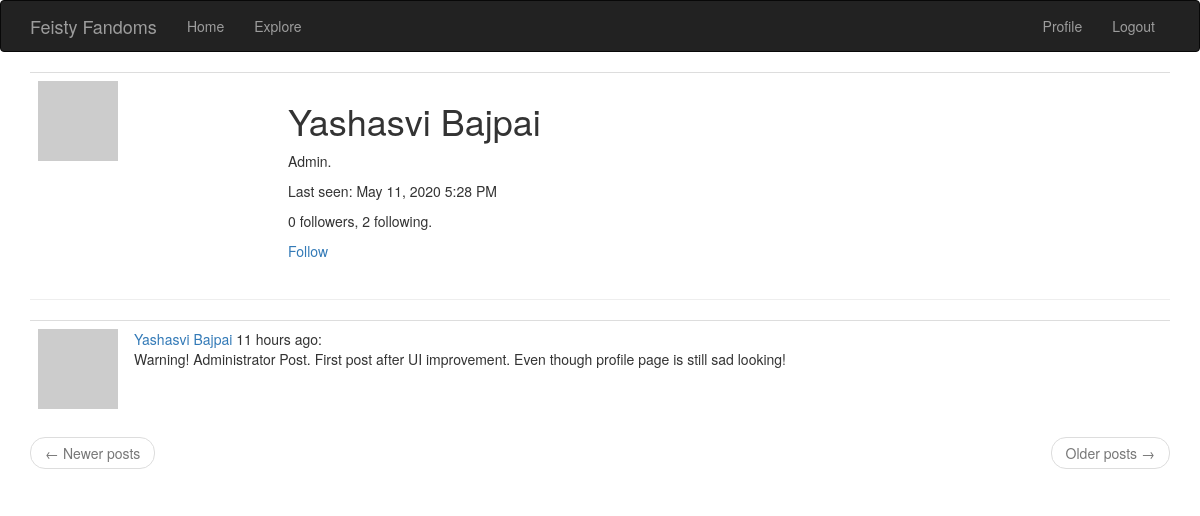
Screenshot of /user/Yashasvi Bajpai (signed in) with the database file from the repository.
### app/models.py (models this page shows, shortened)
class User(UserMixin, db.Model):
	id = db.Column(db.Integer, primary_key= True)
	username = db.Column(db.String(64), index = True, unique = True)
	email = db.Column(db.String(120), index=True, unique=True)
	password_hash = db.Column(db.String(128))
	posts = db.relationship('Post', backref='author', lazy = 'dynamic')
	followed = db.relationship('User', secondary=followers, primaryjoin=(followers.c.follower_id == id), secondaryjoin=(followers.c.followed_id == id), backref=db.backref('followers', lazy='dynamic'), lazy='dynamic')
	about_me = db.Column(db.String(140))
	last_seen = db.Column(db.DateTime, default=datetime.utcnow)
	def avatar(self, size):
		digest = md5(self.email.lower().encode('utf-8')).hexdigest()
		return 'https://www.gravatar.com/avatar/{}?d=identicon&s={}'.format(digest, size)
	def is_following(self,user):
		return self.followed.filter(followers.c.followed_id==user.id).count() > 0

class Post(db.Model):
	id = db.Column(db.Integer, primary_key=True)
	body = db.Column(db.String(250))
	timestamp = db.Column(db.DateTime, index=True, default = datetime.utcnow)
	user_id = db.Column(db.Integer, db.ForeignKey('user.id'))

### app/routes.py (the view)
@app.route('/user/<username>')
@login_required
def user(username):
	user = User.query.filter_by(username=username).first_or_404()
	page = request.args.get('page', 1, type = int)
	posts = user.posts.order_by(Post.timestamp.desc()).paginate(page, app.config['POSTS_PER_PAGE'], False)
	next_url = url_for('user', username= user.username, page = posts.next_num) \
		if posts.has_next else None
	prev_url = url_for('user', username= user.username, page = prev_num) \
		if posts.has_prev else None
	return render_template('user.html', user=user, posts=posts.items, next_url= next_url, prev_url=prev_url)

### app/models.py (called while the page is built)
@login.user_loader
def load_user(id):
    return User.query.get(int(id))

### app/routes.py (called while the page is built)
@app.before_request
def before_request():
	if current_user.is_authenticated:
		current_user.last_seen = datetime.utcnow()
		db.session.commit()

### app/templates/user.html
{% extends "base.html" %}
{% block app_content %}
	<table class= "table table-hover">
		<tr>
			<td width="250px"><img src="{{ user.avatar(250) }}"></td>
			<td>
				<h1>{{user.username}}</h1>
				{% if user.about_me %}<p>{{ user.about_me }}</p>{% endif %}
				{% if user.last_seen %}<p>Last seen: {{ moment(user.last_seen).format('LLL') }}</p>{% endif %}
				<p>{{ user.followers.count() }} followers, {{ user.followed.count() }} following.</p>
				{% if user == current_user %}
                <p><a href="{{ url_for('edit_profile') }}">Edit your profile</a></p>
                {% elif not current_user.is_following(user) %}
                <p><a href="{{url_for('follow', username = user.username)}}">Follow</a></p>
                {% else %}
                <p><a href="{{url_for('unfollow', username = user.username)}}">Unfollow</a></p>
                {% endif %}
			</td>
		</tr>
	</table>
	<hr>
	{% for post in posts %}
        {% include '_post.html' %}
    {% endfor %}
    <nav aria-label="...">
        <ul class="pager">
            <li class="previous{% if not prev_url %} disabled{% endif %}">
                <a href="{{ prev_url or '#' }}">
                    <span aria-hidden="true">&larr;</span> Newer posts
                </a>
            </li>
            <li class="next{% if not next_url %} disabled{% endif %}">
                <a href="{{ next_url or '#' }}">
                    Older posts <span aria-hidden="true">&rarr;</span>
                </a>
            </li>
        </ul>
    </nav>
{% endblock %}

### app/templates/_post.html
<table class="table table-hover">
        <tr>
            <td width="70px">
                <a href="{{ url_for('user', username=post.author.username) }}">
                    <img src="{{ post.author.avatar(70) }}" />
                </a>
            </td>
            <td>
                <a href="{{ url_for('user', username=post.author.username) }}">
                    {{ post.author.username }}
                </a>
                {{ moment(post.timestamp).fromNow() }}:
                <br>
                {{ post.body }}
            </td>
        </tr>
    </table>

### rows the page displays
User: username "Yashasvi Bajpai", about_me "Admin.", last_seen "May 11, 2020 5:28 PM"
Post: author.username "Yashasvi Bajpai", timestamp "11 hours ago", body "Warning! Administrator Post. First post after UI improvement. Even though profile page is still sad looking!"

### other values shown
{{ user.followers.count() }} "0"
{{ user.followed.count() }} "2"
